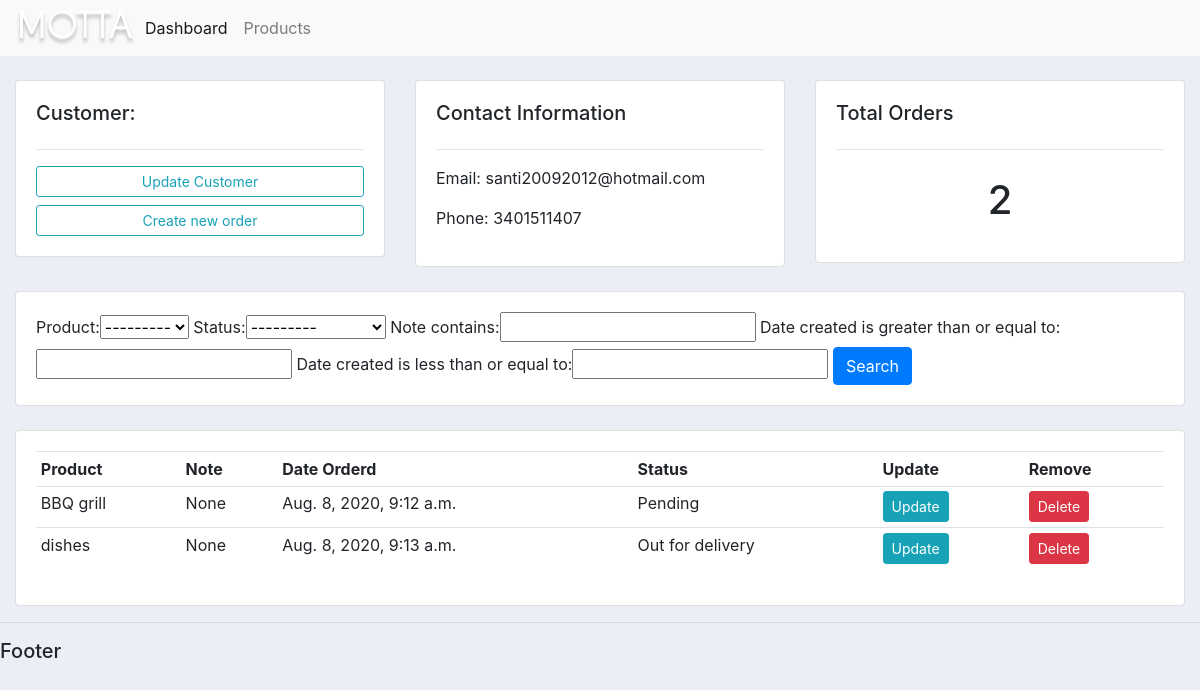
The app's page /customer/1/, older data.
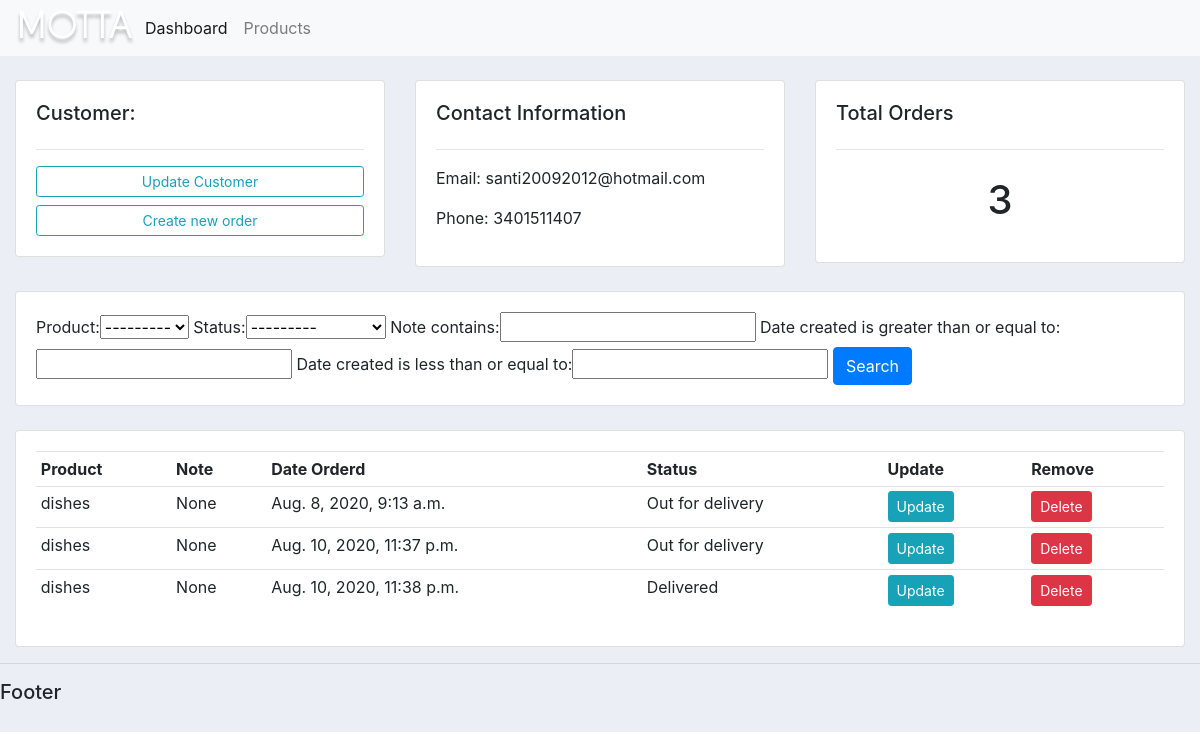
The same page, newer data.
### account/models.py (models this page shows, shortened)
class Order(models.Model):
	STATUS = (
			('Pending', 'Pending'),
			('Out for delivery', 'Out for delivery'),
			('Delivered', 'Delivered'),
			)
	customer = models.ForeignKey(Customer, null=True, on_delete= models.SET_NULL)
	product = models.ForeignKey(Product, null=True, on_delete= models.SET_NULL)
	date_created = models.DateTimeField(auto_now_add=True, null=True)
	status = models.CharField(max_length=200, null=True, choices=STATUS)
	note = models.CharField(max_length=1000, null=True)

class Product(models.Model):
	CATEGORY = (
			('Indoor', 'Indoor'),
			('Out Door', 'Out Door'),
			)
	name = models.CharField(max_length=200, null=True)
	price = models.FloatField(null=True)
	category = models.CharField(max_length=200, null=True, choices=CATEGORY)
	description = models.CharField(max_length=200, null=True, blank=True)
	date_created = models.DateTimeField(auto_now_add=True, null=True)
	tags = models.ManyToManyField(Tag)
	def __str__(self):
		return self.name

### account/views.py (the view)
# urls.py: path('customer/<str:pk_test>/', views.customer, name="customer"),
def customer(request, pk_test):
	customer = Customer.objects.get(id=pk_test)
	orders = customer.order_set.all()
	order_count = orders.count()
	myFilters = OrderFilter(request.GET, queryset=orders)
	orders = myFilters.qs
	context = {'customer':customer, 'orders':orders, 'order_count':order_count, 'myFilters':myFilters}
	return render(request, 'accounts/customer.html',context)

### account/templates/accounts/customer.html
{%  extends 'accounts/main.html' %}
{% block content %}
	<br>
<div class="row">
	<div class="col-md">
		<div class="card card-body">
			<h5>Customer:</h5>
			<hr>
			<a class="btn btn-outline-info  btn-sm btn-block" href="">Update Customer</a>
			<a class="btn btn-outline-info  btn-sm btn-block" href="{% url 'create_order' customer.id %}">Create new order</a>
		</div>
	</div>
	<div class="col-md">
		<div class="card card-body">
			<h5>Contact Information</h5>
			<hr>
			<p>Email: {{customer.email}}</p>
			<p>Phone: {{customer.phone}}</p>
		</div>
	</div>
	<div class="col-md">
		<div class="card card-body">
			<h5>Total Orders</h5>
			<hr>
			<h1 style="text-align: center;padding: 10px">{{order_count}}</h1>
		</div>
	</div>
</div>
<br>
<div class="row">
	<div class="col">
		<div class="card card-body">
			<form method="get">
				{{myFilters.form}}
		    <button class="btn btn-primary" type="submit">Search</button>
		  </form>
		</div>
	</div>
</div>
<br>
<div class="row">
	<div class="col-md">
		<div class="card card-body">
			<table class="table table-sm">
				<tr>
					<th>Product</th>
					<th>Note</th>
					<th>Date Orderd</th>
					<th>Status</th>
					<th>Update</th>
					<th>Remove</th>
				</tr>
				{% for order in orders %}
				<tr>
					<td>{{order.product}}</td>
					<td>{{order.note}}</td>
					<td>{{order.date_created}}</td>
					<td>{{order.status}}</td>
					<td><a class="btn btn-sm btn-info" href="{% url 'update_order' order.id %}">Update</a></td>
					<td><a class="btn btn-sm btn-danger"href="{% url 'delete_order' order.id %}">Delete</a></td>
				</tr>
				{% endfor %}
			</table>
		</div>
	</div>
</div>
{% endblock %}

Row changes from the older to the newer data that the page shows:
removed Order: product "BBQ grill", note "None", date_created "Aug. 8, 2020, 9:12 a.m.", status "Pending"
added Order: product "dishes", note "None", date_created "Aug. 10, 2020, 11:37 p.m.", status "Out for delivery"
added Order: product "dishes", note "None", date_created "Aug. 10, 2020, 11:38 p.m.", status "Delivered"
Text that changed along with them:
{{ order_count }}: "2" → "3"
